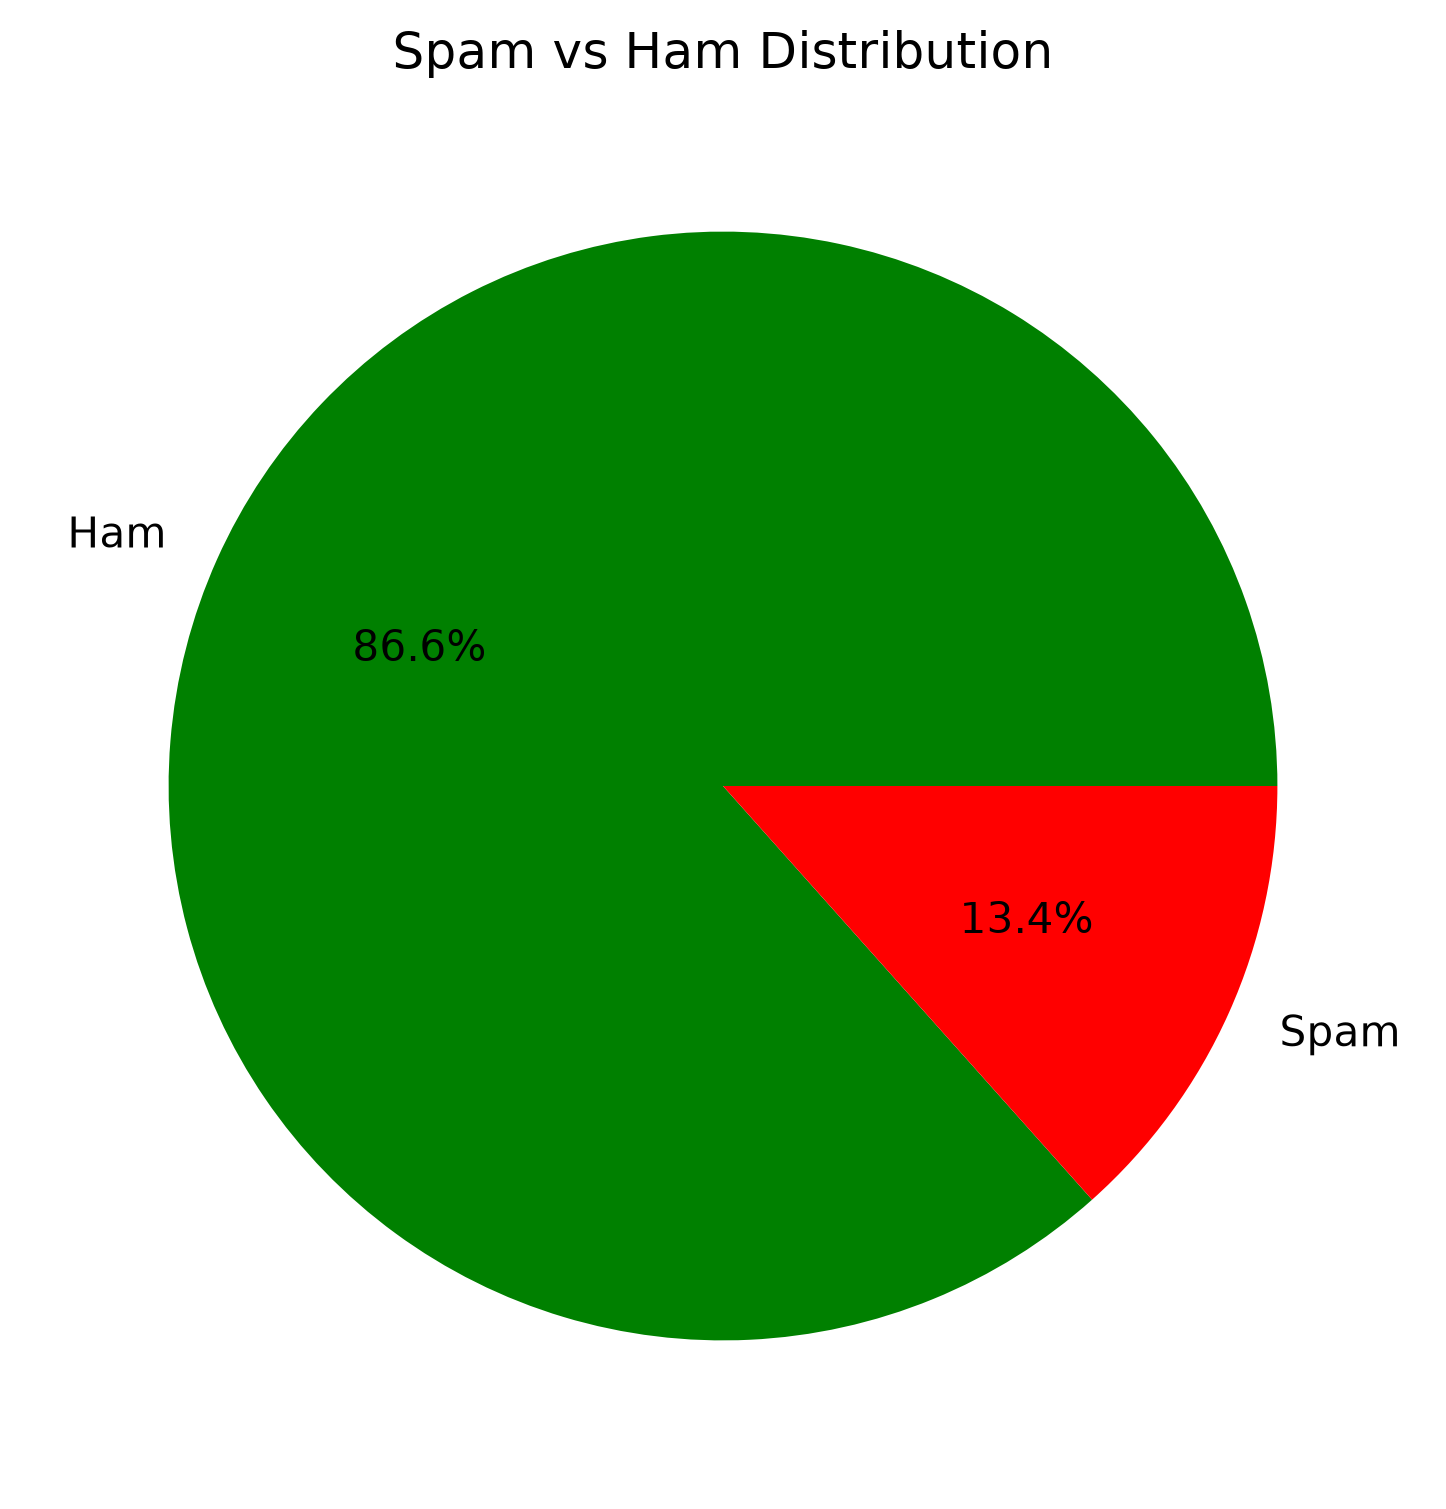

The script that saved this image:
import matplotlib.pyplot as plt

labels = ["Ham", "Spam"]
sizes = [4825, 747]

plt.figure(figsize=(6,6))
plt.pie(
    sizes,
    labels=labels,
    autopct="%1.1f%%",
    colors=["green", "red"]
)

plt.title("Spam vs Ham Distribution")

plt.savefig("spam_vs_ham.png", dpi=300, bbox_inches="tight")
plt.show()
